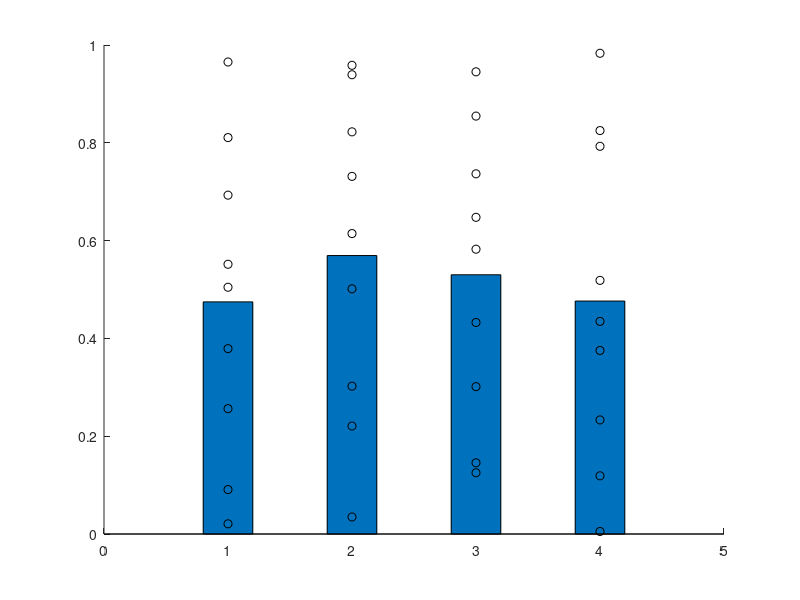

The MATLAB script that drew this image:
% Generate some data
x = 1:4;
y = rand(9,4);   % note: 4 columns, N rows
ymean = mean(y); % mean of each column for bar

figure();
hold on; % plot multiple things without clearing the axes
bar( x, ymean, 0.4 ); % bar of the means
plot( x, y, 'ok' );   % scatter of the data. 'o' for marker, 'k' for black
hold off


% https://stackoverflow.com/questions/66669264/how-to-overlay-single-data-points-on-bar-graph-in-matlab